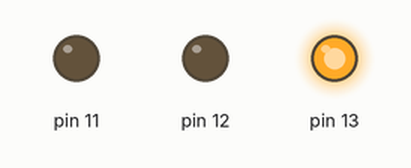
A sketch run on a simulated Arduino Uno, built with avr-gcc and run on an emulated ATmega328P. Parts: output pins drawn as LEDs (lit = HIGH).

Above: at 0.2 s.
At 1.2 s:
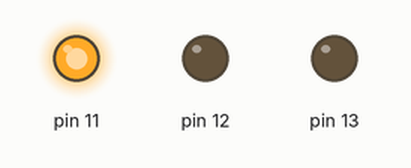
At 2.7 s:
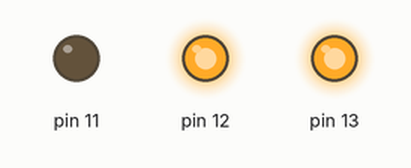
At 3.7 s:
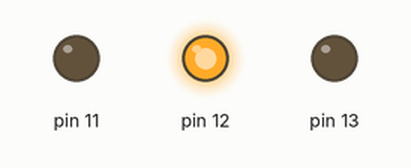
Timing chart, 0 to 4.6 s (numbered marks = the images above):
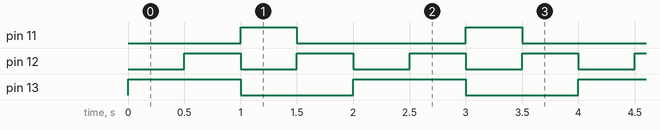

Measured:
- by itself, pin 11: alternates HIGH for 0.50 s and LOW for 1.5 s
- by itself, pin 12: alternates HIGH for 0.50 s and LOW for 0.50 s
- by itself, pin 13: alternates HIGH for 1.0 s and LOW for 1.0 s

The sketch:

Workbook1_ex1b_oct22d.ino
```cpp
/*

*/

void setup() {
  //initialize the digital pins as outputs:
  pinMode(13, OUTPUT);
  pinMode(12, OUTPUT);
  pinMode(11, OUTPUT);
}

void loop() {
  digitalWrite(13, HIGH);   //set the LED on
  delay(500);               //wait for half a second
  digitalWrite(13, LOW);    //set the LED off
  digitalWrite(13, HIGH);   //set the LED on
  digitalWrite(12, HIGH);   //set the LED on
  delay(500);               //wait for half a second
  digitalWrite(13, LOW);    //set the LED off
  digitalWrite(12, LOW);    //set the LED off
  digitalWrite(11, HIGH);   //set the led off
  delay(500);               //wait for half a second
  digitalWrite(11, LOW);    //set the LED off
  digitalWrite(12, HIGH);   //set the LED on
  delay(500);               //wait for half a second
  digitalWrite(12, LOW);    //set the LED off
}
```
